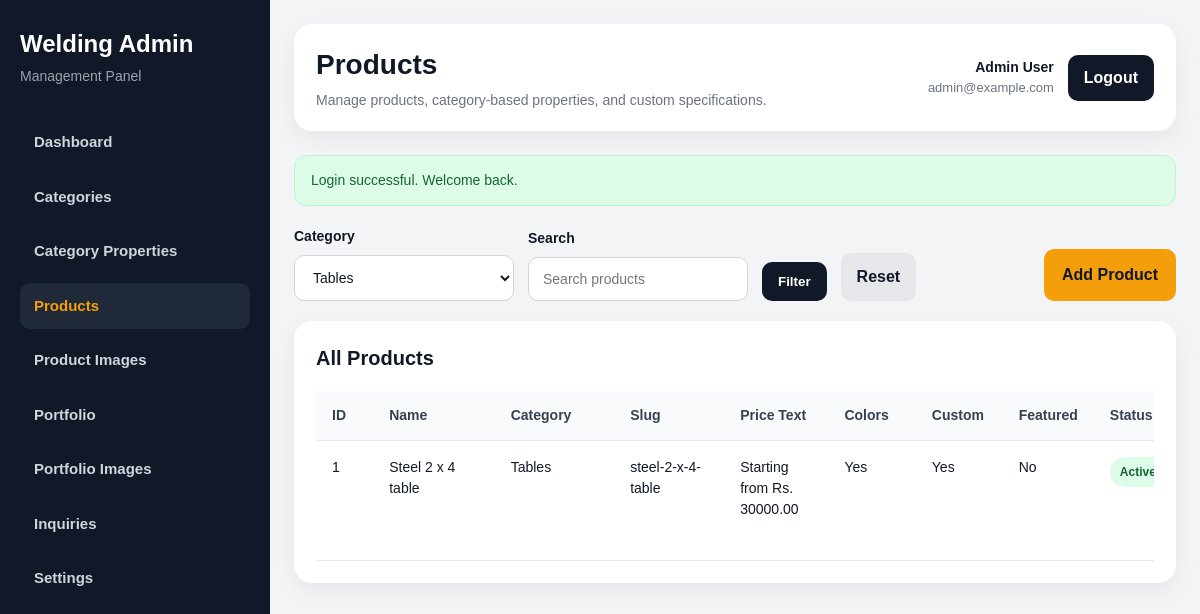
Screenshot of /admin/products/index.php?category_id=2 (signed in) with the database file from the repository.
### tables this page shows
CREATE TABLE `products` (
  `id` int NOT NULL,
  `category_id` int NOT NULL,
  `name` varchar(200) NOT NULL,
  `slug` varchar(220) NOT NULL,
  `short_description` text,
  `full_description` text,
  `price_text` varchar(150) DEFAULT NULL,
  `available_colors` text,
  `is_customizable` tinyint(1) DEFAULT '1',
  `is_featured` tinyint(1) DEFAULT '0',
  `status` tinyint(1) DEFAULT '1',
  `created_at` timestamp NULL DEFAULT CURRENT_TIMESTAMP
);

CREATE TABLE `categories` (
  `id` int NOT NULL,
  `name` varchar(150) NOT NULL,
  `slug` varchar(180) NOT NULL,
  `description` text,
  `status` tinyint(1) DEFAULT '1',
  `created_at` timestamp NULL DEFAULT CURRENT_TIMESTAMP
);

### includes/functions.php (called while the page is built, shortened)
<?php
function e($value): string
{
    return htmlspecialchars((string)($value ?? ''), ENT_QUOTES, 'UTF-8');
}
function get_flash(string $key): ?string
{
    if (!isset($_SESSION['flash'][$key])) {
        return null;
    }
    $message = $_SESSION['flash'][$key];
    return $message;
}
function get_active_categories(PDO $pdo): array
{
    $stmt = $pdo->query("SELECT id, name, status FROM categories ORDER BY name ASC");
    return $stmt->fetchAll();
}

### admin/includes/auth.php (called while the page is built, shortened)
<?php
require_once __DIR__ . '/../../includes/db.php';
require_once __DIR__ . '/../../includes/functions.php';
$stmt = $pdo->prepare("SELECT id, full_name, email, created_at FROM admins WHERE id = ? LIMIT 1");
$stmt->execute([$_SESSION['admin_id']]);
$admin = $stmt->fetch();

### admin/products/index.php (the view, shortened to what this page needs)
<?php
require_once __DIR__ . '/../includes/auth.php';
$pageHeading = 'Products';
$pageSubheading = 'Manage products, category-based properties, and custom specifications.';
$successMessage = get_flash('success');
$selectedCategoryId = isset($_GET['category_id']) ? (int)$_GET['category_id'] : 0;
$search = trim($_GET['search'] ?? '');
$categories = get_active_categories($pdo);
$sql = "
    SELECT p.*, c.name AS category_name,
           (
               SELECT COUNT(*)
               FROM product_property_values ppv
               WHERE ppv.product_id = p.id
           ) AS property_count,
           (
               SELECT COUNT(*)
               FROM product_extra_properties pep
               WHERE pep.product_id = p.id
           ) AS extra_property_count
    FROM products p
    INNER JOIN categories c ON c.id = p.category_id
    WHERE 1 = 1
";
$params = [];
if ($selectedCategoryId > 0) {
    $sql .= " AND p.category_id = ? ";
    $params[] = $selectedCategoryId;
}
$sql .= " ORDER BY p.id DESC ";
$stmt = $pdo->prepare($sql);
$stmt->execute($params);
$products = $stmt->fetchAll();
require_once __DIR__ . '/../includes/header.php';
?>
<div class="admin-layout">
    <?php require_once __DIR__ . '/../includes/sidebar.php'; ?>
    <main class="admin-main">
        <?php require_once __DIR__ . '/../includes/topbar.php'; ?>
        <?php if ($successMessage): ?>
            <div class="alert alert-success"><?php echo e($successMessage); ?></div>
        <?php endif; ?>
        <div class="page-toolbar">
            <form method="GET" action="" class="filter-form">
                <div class="filter-group">
                    <label for="category_id">Category</label>
                    <select name="category_id" id="category_id">
                        <?php foreach ($categories as $category): ?>
                            <option value="<?php echo (int)$category['id']; ?>" <?php echo $selectedCategoryId === (int)$category['id'] ? 'selected' : ''; ?>>
                                <?php echo e($category['name']); ?>
                            </option>
                        <?php endforeach; ?>
                    </select>
                </div>
                <div class="filter-group">
                    <label for="search">Search</label>
                    <input
                        type="text"
                        id="search"
                        name="search"
                        value="<?php echo e($search); ?>"
                        placeholder="Search products"
                    >
                </div>
                <button type="submit" class="btn btn-dark">Filter</button>
                <a href="<?php echo ADMIN_URL; ?>products/index.php" class="btn btn-light">Reset</a>
            </form>
            <a href="<?php echo ADMIN_URL; ?>products/create.php" class="btn btn-primary">Add Product</a>
        </div>
        <section class="content-card">
            <div class="content-card-header">
                <h3>All Products</h3>
            </div>
            <?php if (!empty($products)): ?>
                <div class="table-wrap">
                    <table class="admin-table">
                        <thead>
                            <tr>
                                <th width="70">ID</th>
                                <th width="180">Name</th>
                                <th width="150">Category</th>
                                <th width="160">Slug</th>
                                <th width="120">Price Text</th>
                                <th width="100">Colors</th>
                                <th width="90">Custom</th>
                                <th width="90">Featured</th>
                                <th width="100">Status</th>
                            </tr>
                        </thead>
                        <tbody>
                            <?php foreach ($products as $product): ?>
                                <tr>
                                    <td><?php echo e($product['id']); ?></td>
                                    <td><?php echo e($product['name']); ?></td>
                                    <td><?php echo e($product['category_name']); ?></td>
                                    <td><?php echo e($product['slug']); ?></td>
                                    <td><?php echo e($product['price_text'] ?: '-'); ?></td>
                                    <td><?php echo e($product['available_colors'] ? 'Yes' : 'No'); ?></td>
                                    <td><?php echo (int)$product['is_customizable'] === 1 ? 'Yes' : 'No'; ?></td>
                                    <td><?php echo (int)$product['is_featured'] === 1 ? 'Yes' : 'No'; ?></td>
                                    <td>
                                        <?php if ((int)$product['status'] === 1): ?>
                                            <span class="status-badge active">Active</span>
                                        <?php else: ?>
                                            <span class="status-badge inactive">Inactive</span>
                                        <?php endif; ?>
                                    </td>
                                </tr>
                            <?php endforeach; ?>
                        </tbody>
                    </table>
                </div>
            <?php else: ?>
                <div class="empty-state">
                    <p>No products found yet.</p>
                </div>
            <?php endif; ?>
        </section>
    </main>
</div>
<?php require_once __DIR__ . '/../includes/footer.php'; ?>

### admin/includes/topbar.php (shortened to what this page needs)
<header class="admin-topbar">
    <div class="topbar-left">
        <div class="topbar-left-text">
            <h1><?php echo e($pageHeading ?? 'Dashboard'); ?></h1>
            <p><?php echo e($pageSubheading ?? 'Welcome to the admin panel.'); ?></p>
        </div>
    </div>
    <div class="topbar-right">
        <div class="admin-user-box">
            <span class="admin-user-name"><?php echo e($admin['full_name']); ?></span>
            <span class="admin-user-email"><?php echo e($admin['email']); ?></span>
        </div>
        <a class="logout-btn" href="<?php echo ADMIN_URL; ?>logout.php">Logout</a>
    </div>
</header>

### assets/css/admin/shared.css (style rules this page uses)
* { box-sizing: border-box; margin: 0; padding: 0; }
html, body { min-height: 100%; }
body { font-family: Arial, sans-serif; background: #f3f4f6; color: #111827; line-height: 1.5; overflow-x: hidden; }
a { text-decoration: none; }
.alert { padding: 14px 16px; border-radius: 12px; margin-bottom: 20px; font-size: 14px; }
.alert-success { background: #dcfce7; color: #166534; border: 1px solid #bbf7d0; }
.btn { display: inline-flex; align-items: center; justify-content: center; border: none; border-radius: 10px; cursor: pointer; text-decoration: none; font-weight: 700; transition: 0.2s ease; }
.btn-primary { background: #f59e0b; color: #111827; padding: 14px 18px; }
.admin-layout { display: flex; min-height: 100vh; }
.admin-main { flex: 1; min-width: 0; padding: 24px; overflow: visible; }
.admin-topbar { display: flex; justify-content: space-between; align-items: center; gap: 20px; margin-bottom: 24px; background: #ffffff; border-radius: 18px; padding: 20px 22px; box-shadow: 0 8px 24px rgba(17, 24, 39, 0.06); position: sticky; top: 24px; z-index: 100; }
.topbar-left { display: flex; align-items: center; gap: 14px; }
.topbar-left-text h1 { font-size: 28px; margin-bottom: 4px; }
.topbar-left-text p { color: #6b7280; font-size: 14px; }
.topbar-right { display: flex; align-items: center; gap: 14px; }
.admin-user-box { display: flex; flex-direction: column; text-align: right; }
.admin-user-name { font-weight: 700; font-size: 14px; }
.admin-user-email { color: #6b7280; font-size: 13px; }
.logout-btn { display: inline-flex; align-items: center; justify-content: center; background: #111827; color: #ffffff; padding: 11px 16px; border-radius: 10px; font-weight: 700; transition: 0.2s ease; }

### assets/css/admin/products.css (style rules this page uses)
.page-toolbar { display: flex; justify-content: space-between; align-items: end; gap: 16px; margin-bottom: 20px; flex-wrap: wrap; }
.filter-form { display: flex; flex-wrap: wrap; gap: 14px; align-items: end; }
.filter-group { min-width: 220px; }
.filter-group label { display: block; margin-bottom: 8px; font-size: 14px; font-weight: 700; }
.filter-group input, .filter-group select { width: 100%; padding: 13px 14px; border: 1px solid #d1d5db; border-radius: 10px; outline: none; font-size: 14px; background: #ffffff; color: #111827; }
.content-card { background: #ffffff; border-radius: 18px; padding: 22px; box-shadow: 0 8px 24px rgba(17, 24, 39, 0.06); }
.content-card-header { margin-bottom: 18px; }
.content-card-header h3 { font-size: 20px; color: #111827; }
.table-wrap { width: 100%; overflow-x: auto; }
.admin-table { width: 100%; min-width: 1300px; border-collapse: collapse; }
.admin-table thead th { background: #f9fafb; color: #374151; text-align: left; padding: 14px 16px; font-size: 14px; border-bottom: 1px solid #e5e7eb; }
.admin-table tbody td { padding: 16px; font-size: 14px; border-bottom: 1px solid #e5e7eb; vertical-align: top; }
.status-badge { display: inline-flex; align-items: center; justify-content: center; padding: 6px 10px; border-radius: 999px; font-size: 12px; font-weight: 700; }
.status-badge.active { background: #dcfce7; color: #166534; }
.btn-dark { background: #111827; color: #ffffff; padding: 12px 16px; }
.btn-light { background: #e5e7eb; color: #111827; padding: 12px 16px; }

### rows the page displays
products: id "1", name "Steel 2 x 4 table", category.name "Tables", slug "steel-2-x-4-table", price_text "Starting from Rs. 30000.00", available_colors "Yes", is_customizable "Yes", is_featured "No", status "Active"

### other values shown
$pageHeading "Products"
$pageSubheading "Manage products, category-based properties, and custom specifications."
$admin['full_name'] "Admin User"
$admin['email'] "admin@example.com"
$successMessage "Login successful. Welcome back."
form field category_id "Tables"
